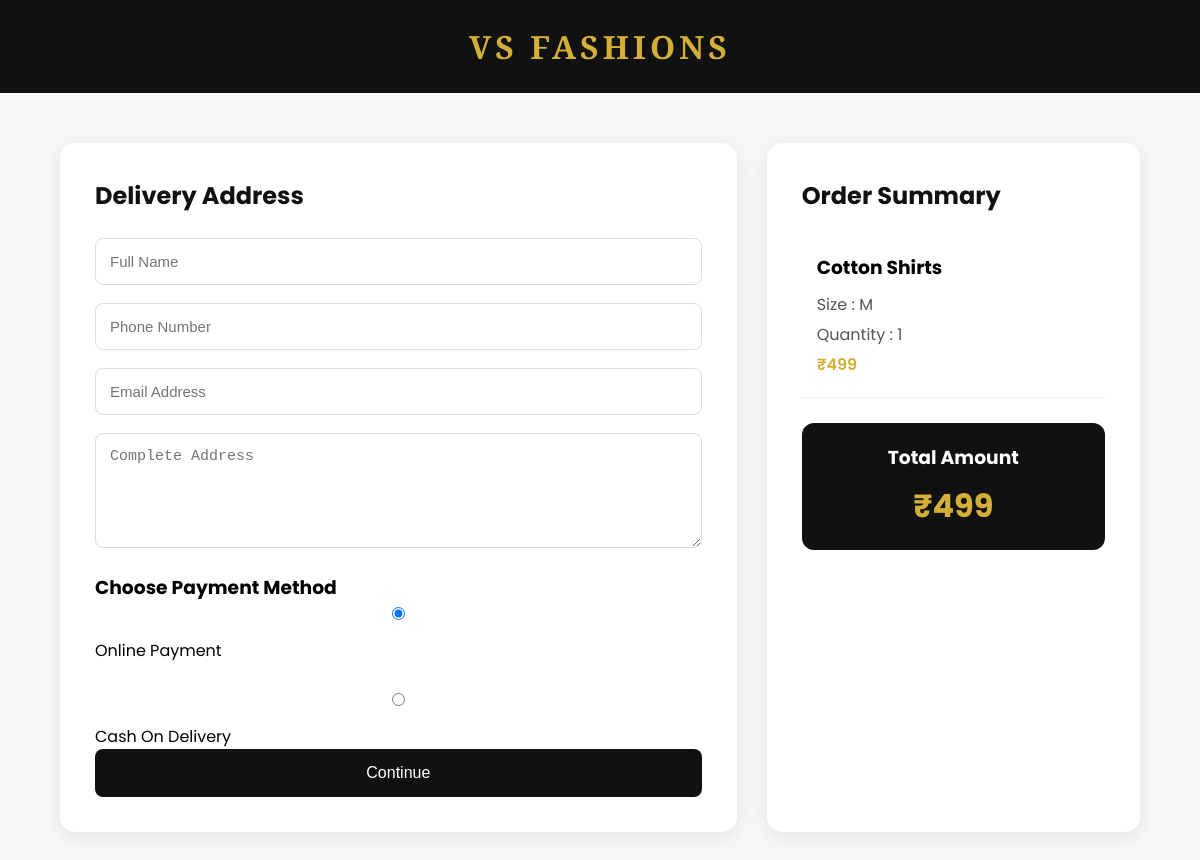
The page /checkout/ (signed in) on the database its author committed.
### Vs/models.py (models this page shows, shortened)
class Cart(models.Model):
    user = models.ForeignKey(User,on_delete=models.CASCADE)
    product = models.ForeignKey(Product,on_delete=models.CASCADE)
    quantity = models.IntegerField(default=1)
    size = models.CharField(max_length=5)

class Product(models.Model):
    CATEGORY_CHOICES = (
        ('Men', 'Men'),
        ('Women', 'Women'),
        ('New Arrivals', 'New Arrivals'),
        (
          'kids', 'kids'
        )
    )
    name = models.CharField(max_length=200)
    price = models.IntegerField()
    image = models.ImageField(upload_to='products/')
    description = models.TextField()
    category = models.CharField(
        max_length=50,
        choices=CATEGORY_CHOICES,
        default='Men'
    )

### Vs/views.py (the view, shortened to what this page needs)
# urls.py: path("checkout/", views.checkout, name="checkout"),
def checkout(request):
    if not request.user.is_authenticated:
        return redirect("login")
    cart_items = Cart.objects.filter(user=request.user)
    total = 0
    for item in cart_items:
        total += item.product.price * item.quantity
    return render(request, "checkout.html", {
        "cart_items": cart_items,
        "total": total
    })

### Vs/templates/checkout.html (shortened to what this page needs)
{% load static %}
<!DOCTYPE html>
<html lang="en">
<head>
    <link rel="stylesheet" href="{% static 'css/checkout.css' %}">
</head>
<body>
<header>
    <div class="logo">
        <h1>VS FASHIONS</h1>
    </div>
</header>
<div class="checkout-container">
    <div class="left-section">
        <h2>Delivery Address</h2>
        <form method="POST" id="checkout-form">
            <input type="text"
                   name="full_name"
                   placeholder="Full Name"
                   required>
            <input type="text"
                   name="phone"
                   placeholder="Phone Number"
                   required>
            <input type="email"
                   name="email"
                   placeholder="Email Address"
                   required>
            <textarea name="address"
                      rows="5"
                      placeholder="Complete Address"
                      required></textarea>
            <div class="payment-method">
                <h3>Choose Payment Method</h3>
                <label>
                    <input type="radio"
                           name="payment_method"
                           value="online"
                           checked>
                    Online Payment
                </label>
                <br><br>
                <label>
                    <input type="radio"
                           name="payment_method"
                           value="cod">
                    Cash On Delivery
                </label>
            </div>
            <button type="submit">
                Continue
            </button>
        </form>
    </div>
    <div class="right-section">
        <h2>Order Summary</h2>
        {% for item in cart_items %}
        <div class="product-card">
            <h3>{{ item.product.name }}</h3>
            <p>Size : {{ item.size }}</p>
            <p>Quantity : {{ item.quantity }}</p>
            <p class="price">
                ₹{{ item.product.price }}
            </p>
        </div>
        {% endfor %}
        <div class="total-box">
            <h3>Total Amount</h3>
            <h1>₹{{ total }}</h1>
        </div>
    </div>
</div>
</body>
</html>

### Vs/static/css/checkout.css (style rules this page uses)
* { margin:0; padding:0; box-sizing:border-box; }
body { background:#f7f7f7; font-family:'Poppins',sans-serif; }
header { background:#111; color:white; padding:25px; text-align:center; }
.logo h1 { font-family:'Cormorant Garamond',serif; letter-spacing:4px; color:#d4af37; }
.checkout-container { width:90%; max-width:1300px; margin:50px auto; display:flex; gap:30px; }
.left-section { flex:2; background:white; padding:35px; border-radius:15px; box-shadow:0 5px 20px rgba(0,0,0,0.08); }
.right-section { flex:1; background:white; padding:35px; border-radius:15px; box-shadow:0 5px 20px rgba(0,0,0,0.08); }
h2 { margin-bottom:25px; color:#111; }
input, textarea { width:100%; padding:14px; margin-bottom:18px; border:1px solid #ddd; border-radius:8px; font-size:15px; }
button { width:100%; padding:15px; border:none; border-radius:8px; background:#111; color:white; font-size:16px; cursor:pointer; transition:0.3s; }
.product-card { padding:15px; border-bottom:1px solid #eee; margin-bottom:15px; }
.product-card h3 { margin-bottom:10px; }
.product-card p { margin-bottom:5px; color:#555; }
.price { color:#d4af37 !important; font-weight:600; }
.total-box { margin-top:25px; text-align:center; background:#111; color:white; padding:20px; border-radius:12px; }
.total-box h1 { color:#d4af37; margin-top:10px; }

### rows shown on the page
Cart: product.name "Cotton Shirts", size "M", quantity "1", product.price "499"

### other values the page prints
{{ total }} "499"
